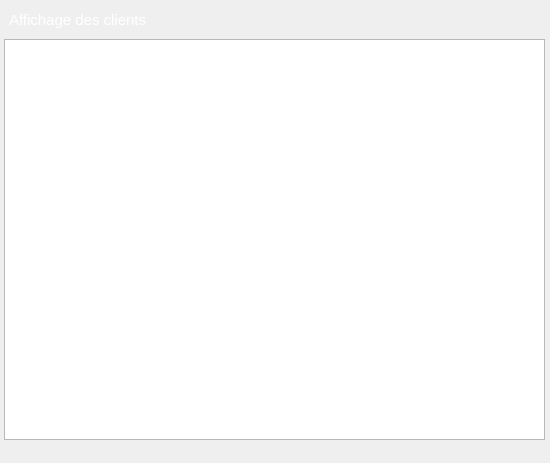
<?xml version="1.0" encoding="UTF-8"?>
<ui version="4.0">
 <class>Form</class>
 <widget class="QWidget" name="Form">
  <property name="geometry">
   <rect>
    <x>0</x>
    <y>0</y>
    <width>550</width>
    <height>463</height>
   </rect>
  </property>
  <property name="windowTitle">
   <string>Form</string>
  </property>
  <widget class="QWidget" name="widget" native="true">
   <property name="geometry">
    <rect>
     <x>-1</x>
     <y>-1</y>
     <width>551</width>
     <height>481</height>
    </rect>
   </property>
   <widget class="QLabel" name="label">
    <property name="geometry">
     <rect>
      <x>0</x>
      <y>0</y>
      <width>551</width>
      <height>471</height>
     </rect>
    </property>
    <property name="styleSheet">
     <string notr="true">border-image: url(:/images/abstract-gradient-blue-to-white-sq-format-thomas-woolworth.jpg);</string>
    </property>
    <property name="text">
     <string/>
    </property>
   </widget>
   <widget class="QLabel" name="label_2">
    <property name="geometry">
     <rect>
      <x>10</x>
      <y>0</y>
      <width>181</width>
      <height>41</height>
     </rect>
    </property>
    <property name="font">
     <font>
      <pointsize>11</pointsize>
      <bold>false</bold>
     </font>
    </property>
    <property name="styleSheet">
     <string notr="true">color:white;</string>
    </property>
    <property name="text">
     <string>Affichage des clients</string>
    </property>
   </widget>
   <widget class="QTableView" name="tableView">
    <property name="geometry">
     <rect>
      <x>5</x>
      <y>40</y>
      <width>541</width>
      <height>401</height>
     </rect>
    </property>
    <property name="styleSheet">
     <string notr="true"/>
    </property>
   </widget>
  </widget>
 </widget>
 <resources>
  <include location="res_msgbox.qrc"/>
 </resources>
 <connections/>
</ui>
